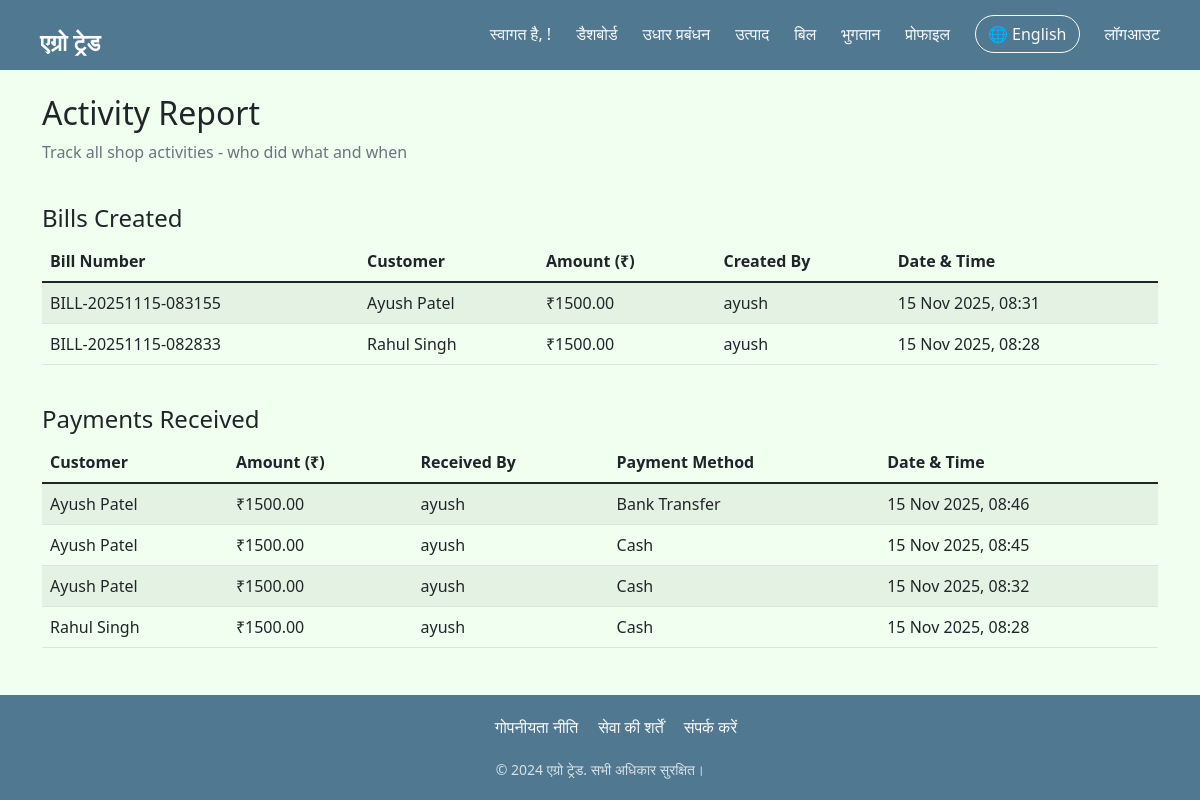
The page /reports/activity/ (signed in) on the database as committed earlier.
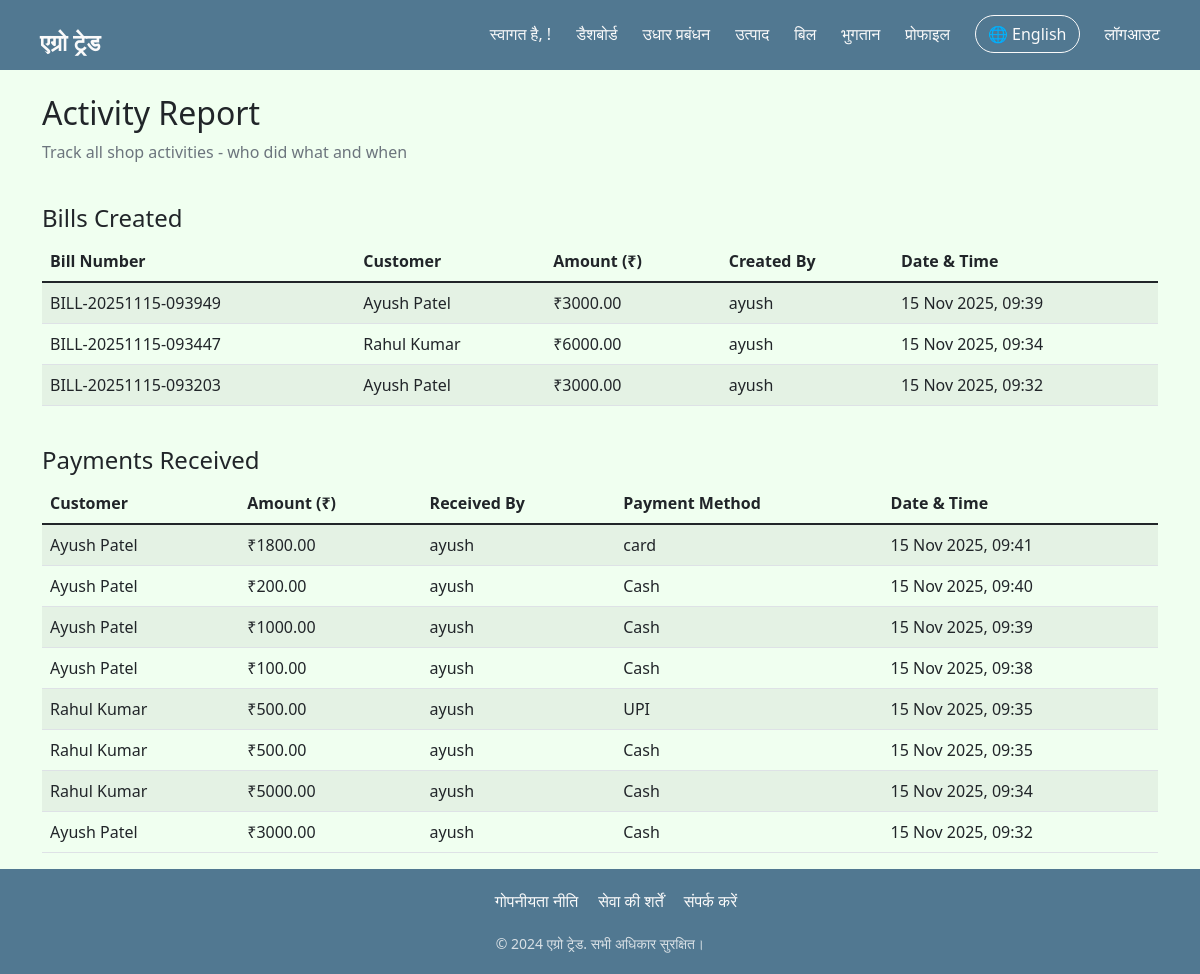
The same page on the database as committed later.
### myApp/models.py (models this page shows, shortened)
class Bill(models.Model):
    bill_number = models.CharField(max_length=20, unique=True)
    customer = models.ForeignKey(Customer, on_delete=models.CASCADE)
    date = models.DateTimeField(default=timezone.now)
    total_amount = models.DecimalField(max_digits=12, decimal_places=2)
    paid_amount = models.DecimalField(max_digits=12, decimal_places=2, default=0)
    remaining_amount = models.DecimalField(max_digits=12, decimal_places=2)
    payment_status = models.CharField(max_length=20, choices=[
        ('paid', 'Paid'),
        ('partial', 'Partial'),
        ('pending', 'Pending')
    ], default='pending')
    created_by = models.ForeignKey(User, on_delete=models.SET_NULL, null=True)

class Customer(models.Model):
    name = models.CharField(max_length=100)
    phone = models.CharField(max_length=15, unique=True)
    address = models.TextField()
    outstanding_balance = models.DecimalField(max_digits=12, decimal_places=2, default=0)
    created_at = models.DateTimeField(auto_now_add=True)
    created_by = models.ForeignKey(User, on_delete=models.SET_NULL, null=True)

class Payment(models.Model):
    customer = models.ForeignKey(Customer, on_delete=models.CASCADE)
    bill = models.ForeignKey(Bill, on_delete=models.SET_NULL, null=True, blank=True)
    amount = models.DecimalField(max_digits=12, decimal_places=2)
    date = models.DateTimeField(default=timezone.now)
    payment_method = models.CharField(max_length=50, choices=[
        ('cash', 'Cash'),
        ('upi', 'UPI'),
        ('bank', 'Bank Transfer')
    ])
    received_by = models.ForeignKey(User, on_delete=models.SET_NULL, null=True)
    notes = models.TextField(blank=True)

### myApp/views.py (the view)
# urls.py: path('reports/activity/', views.user_activity_report, name='activity_report'),
@login_required
def user_activity_report(request):
    bills = Bill.objects.all().order_by('-date')
    payments = Payment.objects.all().order_by('-date')
    products = Product.objects.all().order_by('-last_updated')
    context = {
        'bills': bills,
        'payments': payments,
        'products': products,
    }
    return render(request, 'activity_report.html', context)

### templates/activity_report.html (shortened to what this page needs)
{% extends "base.html" %}
{% block content %}
<div class="row">
    <div class="col-12">
        <h2>Activity Report</h2>
        <p class="text-muted">Track all shop activities - who did what and when</p>
    </div>
</div>
<div class="row mt-4">
    <div class="col-12">
        <h4>Bills Created</h4>
        <div class="table-responsive">
            <table class="table table-striped">
                <thead>
                    <tr>
                        <th>Bill Number</th>
                        <th>Customer</th>
                        <th>Amount (₹)</th>
                        <th>Created By</th>
                        <th>Date & Time</th>
                    </tr>
                </thead>
                <tbody>
                    {% for bill in bills %}
                    <tr>
                        <td>{{ bill.bill_number }}</td>
                        <td>{{ bill.customer.name }}</td>
                        <td>₹{{ bill.total_amount }}</td>
                        <td>{{ bill.created_by.get_full_name|default:bill.created_by.username }}</td>
                        <td>{{ bill.date|date:"d M Y, H:i" }}</td>
                    </tr>
                    {% empty %}
                    <tr>
                        <td colspan="5" class="text-center">No bills created yet</td>
                    </tr>
                    {% endfor %}
                </tbody>
            </table>
        </div>
    </div>
</div>
<div class="row mt-4">
    <div class="col-12">
        <h4>Payments Received</h4>
        <div class="table-responsive">
            <table class="table table-striped">
                <thead>
                    <tr>
                        <th>Customer</th>
                        <th>Amount (₹)</th>
                        <th>Received By</th>
                        <th>Payment Method</th>
                        <th>Date & Time</th>
                    </tr>
                </thead>
                <tbody>
                    {% for payment in payments %}
                    <tr>
                        <td>{{ payment.customer.name }}</td>
                        <td>₹{{ payment.amount }}</td>
                        <td>{{ payment.received_by.get_full_name|default:payment.received_by.username }}</td>
                        <td>{{ payment.get_payment_method_display }}</td>
                        <td>{{ payment.date|date:"d M Y, H:i" }}</td>
                    </tr>
                    {% empty %}
                    <tr>
                        <td colspan="5" class="text-center">No payments received yet</td>
                    </tr>
                    {% endfor %}
                </tbody>
            </table>
        </div>
    </div>
</div>
{% endblock %}

Rows that differ between the two databases and show on the page:
added Bill: bill_number "BILL-20251115-093949", customer.name "Ayush Patel", total_amount "3000.00", created_by.get_full_name "ayush", date "15 Nov 2025, 09:39"
changed Bill: bill_number "BILL-20251115-083155" → "BILL-20251115-093447"; customer.name "Ayush Patel" → "Rahul Kumar"; total_amount "1500.00" → "6000.00"; date "15 Nov 2025, 08:31" → "15 Nov 2025, 09:34"
changed Bill: bill_number "BILL-20251115-082833" → "BILL-20251115-093203"; customer.name "Rahul Singh" → "Ayush Patel"; total_amount "1500.00" → "3000.00"; date "15 Nov 2025, 08:28" → "15 Nov 2025, 09:32"
added Payment: customer.name "Ayush Patel", amount "1800.00", received_by.get_full_name "ayush", payment_method "card", date "15 Nov 2025, 09:41"
added Payment: customer.name "Ayush Patel", amount "200.00", received_by.get_full_name "ayush", payment_method "Cash", date "15 Nov 2025, 09:40"
changed Payment: amount "1500.00" → "1000.00"; payment_method "Bank Transfer" → "Cash"; date "15 Nov 2025, 08:46" → "15 Nov 2025, 09:39"
changed Payment: amount "1500.00" → "100.00"; date "15 Nov 2025, 08:45" → "15 Nov 2025, 09:38"
added Payment: customer.name "Rahul Kumar", amount "500.00", received_by.get_full_name "ayush", payment_method "UPI", date "15 Nov 2025, 09:35"
added Payment: customer.name "Rahul Kumar", amount "500.00", received_by.get_full_name "ayush", payment_method "Cash", date "15 Nov 2025, 09:35"
changed Payment: customer.name "Ayush Patel" → "Rahul Kumar"; amount "1500.00" → "5000.00"; date "15 Nov 2025, 08:32" → "15 Nov 2025, 09:34"
changed Payment: customer.name "Rahul Singh" → "Ayush Patel"; amount "1500.00" → "3000.00"; date "15 Nov 2025, 08:28" → "15 Nov 2025, 09:32"
